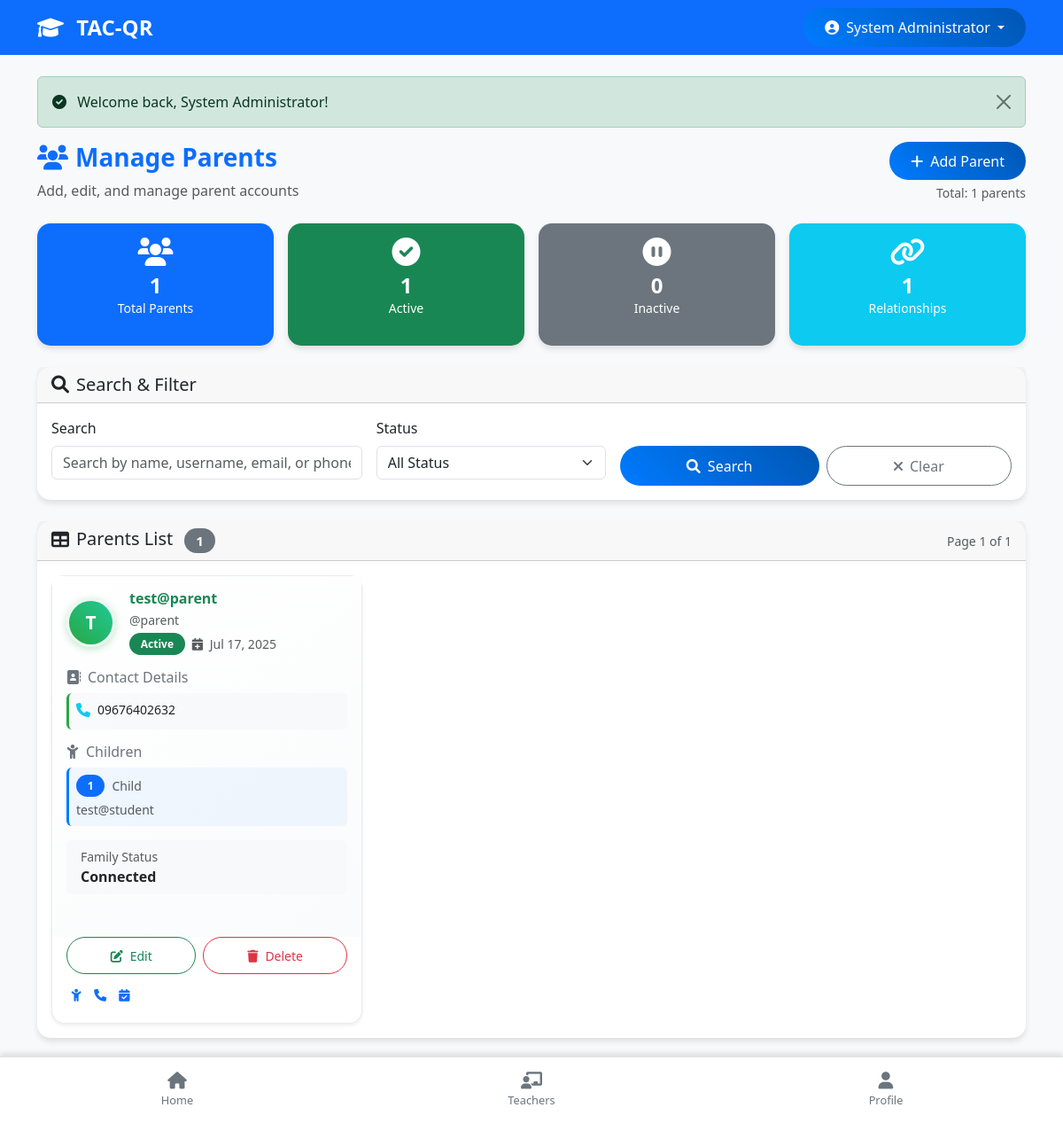
Screenshot of /parents.php (signed in) with the database file from the repository.
### tables this page shows
CREATE TABLE `users` (
  `id` int(11) NOT NULL,
  `username` varchar(50) NOT NULL,
  `full_name` varchar(100) NOT NULL,
  `password` varchar(255) NOT NULL DEFAULT '',
  `phone` varchar(20) DEFAULT NULL,
  `role` enum('admin','teacher','student','parent') NOT NULL,
  `lrn` varchar(12) DEFAULT NULL COMMENT 'Learner Reference Number for students only',
  `section_id` int(11) DEFAULT NULL,
  `parent_id` int(11) DEFAULT NULL,
  `profile_image` varchar(255) DEFAULT NULL,
  `profile_image_path` varchar(255) DEFAULT NULL,
  `qr_code` text DEFAULT NULL,
  `status` enum('active','inactive') DEFAULT 'active',
  `created_at` timestamp NOT NULL DEFAULT current_timestamp(),
  `updated_at` timestamp NOT NULL DEFAULT current_timestamp() ON UPDATE current_timestamp()
);

### parents.php (the view, shortened to what the rows shown need)
<?php
require_once 'config.php';
$page = isset($_GET['page']) ? intval($_GET['page']) : 1;
$search = isset($_GET['search']) ? sanitize_input($_GET['search']) : '';
$status_filter = isset($_GET['status']) ? sanitize_input($_GET['status']) : '';
$records_per_page = 10;
$offset = ($page - 1) * $records_per_page;
$where_conditions = ["role = 'parent'"];
$search_params = [];
$where_clause = implode(' AND ', $where_conditions);
try {
    $parents_query = "
        SELECT u.*,
               (SELECT COUNT(*) FROM student_parents sp WHERE sp.parent_id = u.id) as children_count,
               (SELECT COUNT(*) FROM sms_logs sl WHERE sl.phone_number = u.phone AND sl.status = 'sent') as sms_count,
               (SELECT GROUP_CONCAT(DISTINCT s.full_name SEPARATOR ', ')
                FROM student_parents sp
                JOIN users s ON sp.student_id = s.id
                WHERE sp.parent_id = u.id) as children_names
        FROM users u
        WHERE $where_clause
        ORDER BY u.created_at DESC, u.full_name ASC
        LIMIT $records_per_page OFFSET $offset
    ";
    $parents_stmt = $pdo->prepare($parents_query);
    $parents_stmt->execute($search_params);
    $parents = $parents_stmt->fetchAll(PDO::FETCH_ASSOC);
} catch(PDOException $e) {
    $parents = [];
    $total_records = 0;
    $total_pages = 0;
    $stats = ['total_parents' => 0, 'active_parents' => 0, 'inactive_parents' => 0, 'total_relationships' => 0];
}
include 'header.php';
?>
<div class="row">
    <div class="col-12">
        <div class="d-flex flex-column flex-sm-row justify-content-between align-items-start align-items-sm-center gap-3 mb-4">
            <div>
                <h1 class="h3 fw-bold text-primary">
                    <i class="fas fa-users me-2"></i>Manage Parents
                </h1>
            </div>
        </div>
    </div>
</div>
<div class="card">
    <div class="card-body p-0">
        <?php if (empty($parents)): ?>
            <div class="text-center py-5">
                <i class="fas fa-users fa-4x text-muted mb-3"></i>
                <h4 class="text-muted mb-2">No Parents Found</h4>
                <p class="text-muted mb-3">
                    <?php if (!empty($search) || !empty($status_filter)): ?>
                        No parents match your search criteria.
                    <?php else: ?>
                        Start by adding your first parent.
                    <?php endif; ?>
                </p>
                <?php if (empty($search) && empty($status_filter)): ?>
                    <button type="button" class="btn btn-primary" data-bs-toggle="modal" data-bs-target="#addParentModal">
                        <i class="fas fa-plus me-2"></i>Add First Parent
                    </button>
                <?php else: ?>
                    <a href="parents.php" class="btn btn-outline-primary">
                        <i class="fas fa-times me-2"></i>Clear Filters
                    </a>
                <?php endif; ?>
            </div>
        <?php else: ?>
            <div class="row g-3 p-3">
                <?php foreach ($parents as $parent): ?>
                    <div class="col-12 col-md-6 col-lg-4">
                        <div class="card h-100 parent-card border-0 shadow-sm">
                            <div class="card-body p-3">
                                <div class="d-flex align-items-center mb-3">
                                    <div class="profile-avatar me-3" style="width: 55px; height: 55px; background: linear-gradient(45deg, #28a745, #20c997); display: flex; align-items: center; justify-content: center; border-radius: 50%; color: white; font-weight: bold; font-size: 1.3rem; box-shadow: 0 2px 8px rgba(40,167,69,0.3);">
                                        <?php echo strtoupper(substr($parent['full_name'], 0, 1)); ?>
                                    </div>
                                    <div class="flex-grow-1">
                                        <h6 class="fw-bold mb-1 text-success"><?php echo htmlspecialchars($parent['full_name']); ?></h6>
                                        <small class="text-muted d-block">@<?php echo htmlspecialchars($parent['username']); ?></small>
                                        <div class="d-flex align-items-center mt-1">
                                            <span class="badge bg-<?php echo $parent['status'] == 'active' ? 'success' : 'secondary'; ?> me-2">
                                                <?php echo ucfirst($parent['status']); ?>
                                            </span>
                                            <small class="text-muted">
                                                <i class="fas fa-calendar-plus me-1"></i>
                                                <?php echo date('M j, Y', strtotime($parent['created_at'])); ?>
                                            </small>
                                        </div>
                                    </div>
                                </div>
                                <div class="mb-3">
                                    <h6 class="text-secondary mb-2">
                                        <i class="fas fa-address-book me-2"></i>Contact Details
                                    </h6>
                                    <div class="contact-info">
                                        <?php if ($parent['phone']): ?>
                                            <div class="mb-1 d-flex align-items-center">
                                                <i class="fas fa-phone me-2 text-info" style="width: 16px;"></i>
                                                <small><?php echo htmlspecialchars($parent['phone']); ?></small>
                                            </div>
                                        <?php endif; ?>
                                    </div>
                                </div>
                                <div class="mb-3">
                                    <h6 class="text-secondary mb-2">
                                        <i class="fas fa-child me-2"></i>Children
                                    </h6>
                                    <?php if ($parent['children_count'] > 0): ?>
                                        <div class="children-info bg-light rounded p-2">
                                            <div class="d-flex align-items-center mb-1">
                                                <span class="badge bg-primary me-2"><?php echo $parent['children_count']; ?></span>
                                                <small class="text-muted">Child<?php echo $parent['children_count'] != 1 ? 'ren' : ''; ?></small>
                                            </div>
                                            <?php if ($parent['children_names']): ?>
                                                <small class="text-muted d-block">
                                                    <?php echo htmlspecialchars($parent['children_names']); ?>
                                                </small>
                                            <?php endif; ?>
                                        </div>
                                    <?php else: ?>
                                        <small class="text-muted fst-italic">
                                            <i class="fas fa-info-circle me-1"></i>No children assigned
                                        </small>
                                    <?php endif; ?>
                                </div>
                                <div class="mb-3">
                                    <div class="row g-2">
                                        <div class="col-12">
                                            <div class="d-flex align-items-center bg-light rounded p-2">
                                                <div>
                                                    <small class="text-muted d-block">Family Status</small>
                                                    <span class="fw-bold"><?php echo $parent['children_count'] > 0 ? 'Connected' : 'Pending'; ?></span>
                                                </div>
                                            </div>
                                        </div>
                                    </div>
                                </div>
                            </div>
                            <div class="card-footer bg-transparent border-top-0 pt-0 pb-3 px-3">
                                <div class="d-flex gap-2">
                                    <button type="button" class="btn btn-outline-success btn-sm flex-fill"
                                            onclick="editParent(<?php echo htmlspecialchars(json_encode($parent)); ?>)"
                                            data-bs-toggle="tooltip" title="Edit Parent">
                                        <i class="fas fa-edit me-2"></i>Edit
                                    </button>
                                    <button type="button" class="btn btn-outline-danger btn-sm flex-fill"
                                            onclick="deleteParent(<?php echo $parent['id']; ?>, '<?php echo htmlspecialchars($parent['full_name']); ?>')"
                                            data-bs-toggle="tooltip" title="Delete Parent">
                                        <i class="fas fa-trash me-2"></i>Delete
                                    </button>
                                </div>
                                <div class="d-flex gap-1 mt-2">
                                    <?php if ($parent['children_count'] > 0): ?>
                                        <a href="students.php?parent_id=<?php echo $parent['id']; ?>"
                                           class="btn btn-link btn-sm p-1 text-decoration-none"
                                           data-bs-toggle="tooltip" title="View Children">
                                            <i class="fas fa-child"></i>
                                        </a>
                                    <?php endif; ?>
                                    <?php if ($parent['phone']): ?>
                                        <a href="tel:<?php echo htmlspecialchars($parent['phone']); ?>"
                                           class="btn btn-link btn-sm p-1 text-decoration-none"
                                           data-bs-toggle="tooltip" title="Call">
                                            <i class="fas fa-phone"></i>
                                        </a>
                                    <?php endif; ?>
                                    <a href="attendance.php?parent_id=<?php echo $parent['id']; ?>"
                                       class="btn btn-link btn-sm p-1 text-decoration-none"
                                       data-bs-toggle="tooltip" title="View Children's Attendance">
                                        <i class="fas fa-calendar-check"></i>
                                    </a>
                                </div>
                            </div>
                        </div>
                    </div>
                <?php endforeach; ?>
            </div>
        <?php endif; ?>
    </div>
</div>
<?php include 'footer.php'; ?>

### header.php (shortened to what the rows shown need)
<!DOCTYPE html>
<html lang="en">
<head>
    <link href="https://cdn.jsdelivr.net/npm/bootstrap@5.3.0/dist/css/bootstrap.min.css" rel="stylesheet">
    <link href="https://cdnjs.cloudflare.com/ajax/libs/font-awesome/6.0.0/css/all.min.css" rel="stylesheet">
    <link href="https://cdn.jsdelivr.net/npm/select2@4.1.0-rc.0/dist/css/select2.min.css" rel="stylesheet">
    <link href="https://cdn.jsdelivr.net/npm/select2-bootstrap-5-theme@1.3.0/dist/select2-bootstrap-5-theme.min.css" rel="stylesheet">
    <link href="assets/css/pwa.css" rel="stylesheet">
</head>
<body class="<?php echo isOfflineMode() ? 'offline-mode' : ''; ?>">
<nav class="navbar navbar-expand-lg navbar-dark bg-primary sticky-top">
    <div class="container">
        <?php if (isLoggedIn()): ?>
            <div class="dropdown">
                <button class="btn btn-primary dropdown-toggle border-0" type="button" id="userDropdown" data-bs-toggle="dropdown" aria-expanded="false">
                    <i class="fas fa-user-circle me-1"></i>
                    <span class="d-none d-md-inline">
                        <?php
                        $current_user = getCurrentUser($pdo);
                        echo $current_user ? $current_user['full_name'] : 'User';
                        ?>
                    </span>
                </button>
            </div>
        <?php endif; ?>
    </div>
</nav>
<main class="container mt-4">

### rows the page displays
users: full_name "System Administrator"
users: full_name "T", full_name "test@parent", username "parent", status "Active", created_at "Jul 17, 2025", phone "09676402632", children_count "1", children_names "test@student"

### other values shown
$_SESSION['success'] "Welcome back, System Administrator!"
$stats['total_parents'] "1"
$stats['active_parents'] "1"
$stats['inactive_parents'] "0"
$stats['total_relationships'] "1"
$total_records "1"
$page "1"
$total_pages "1"
